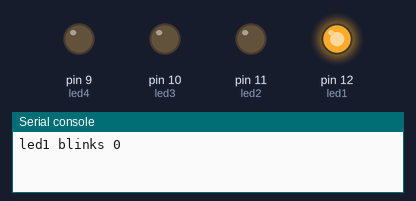
Simulated run of this program. Board: MicroPython board. Parts: output pins drawn as LEDs (lit = HIGH), the last lines printed to the serial console.

Above: at 0.1 s.
At 10.2 s:
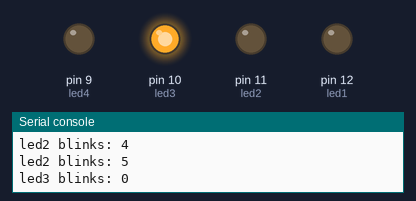
At 12.7 s:
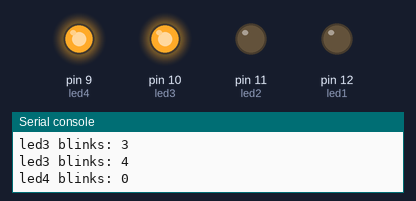
At 21.7 s:
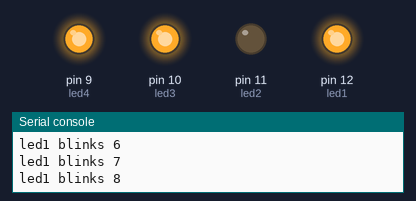
At 25.8 s:
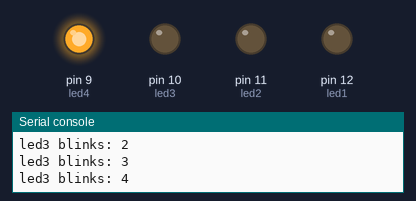
At 36.3 s:
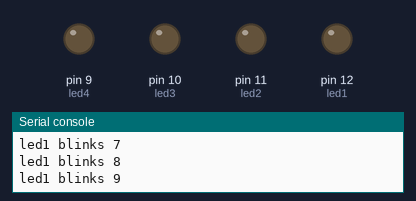
Timing chart, 0 to 40.0 s (numbered marks = the images above):
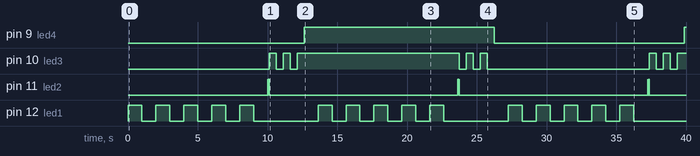

The program:

io2.py
```python
# (licence header left out)
from machine import Pin
import time
# individual configuration
led1 = Pin('P12', mode=Pin.OUT) #pin 12 out
led1 = Pin('P12', mode=Pin.OUT) #pin 12 out
led2 = Pin('P11', mode=Pin.OUT) #pin 11 out
led3= Pin('P10', mode=Pin.OUT)  #pin 10 out
led4 = Pin('P9', mode=Pin.OUT)  #pin 9 out
toggle=0
x=0
while True:
# 5 times led1 blinks (toggle-> 1 to 0)  in 1 sec
    for i in range(10):
        print("led1 blinks",i)
        led1.toggle()
        time.sleep(1)
# 5 times led2 blinks with break in 10 ms
    for j in range(10):
        print("led2 blinks:",j)
        led2.value(1)
        time.sleep_ms(10)
        led2.value(0)
        time.sleep_ms(10)
        if j == 5:
            break
# 5 times led3 blinks with toggle fuction in 500 us
    for k in range(5):
        print("led3 blinks:",k)
        led3.value(toggle)
        toggle=toggle^1;
        time.sleep_us(500)
        led3.value(toggle)
        time.sleep_ms(500)
# 5 times led 4 blinks before all for cicles in 1 sec
    if x<6:
        print("led4 blinks:",x)
        led4.toggle()
        time.sleep(1)
        ++x;
```

Measured:
- by itself, pin 9 (led4): LOW → HIGH at 12.6 s, → LOW 13.6 s later, → HIGH 13.6 s later
- by itself, pin 10 (led3): LOW → HIGH at 10.1 s, → LOW 0.50 s later, → HIGH 0.50 s later, → LOW 0.50 s later, … (15 changes in this stretch)
- by itself, pin 11 (led2): repeats every 13.6 s: 5 × (LOW 0.01 s, HIGH 0.01 s), LOW 13.5 s, HIGH 0.01 s
- by itself, pin 12 (led1): repeats every 13.6 s: 4 × (LOW 1.0 s, HIGH 1.0 s), LOW 4.6 s, HIGH 1.0 s
